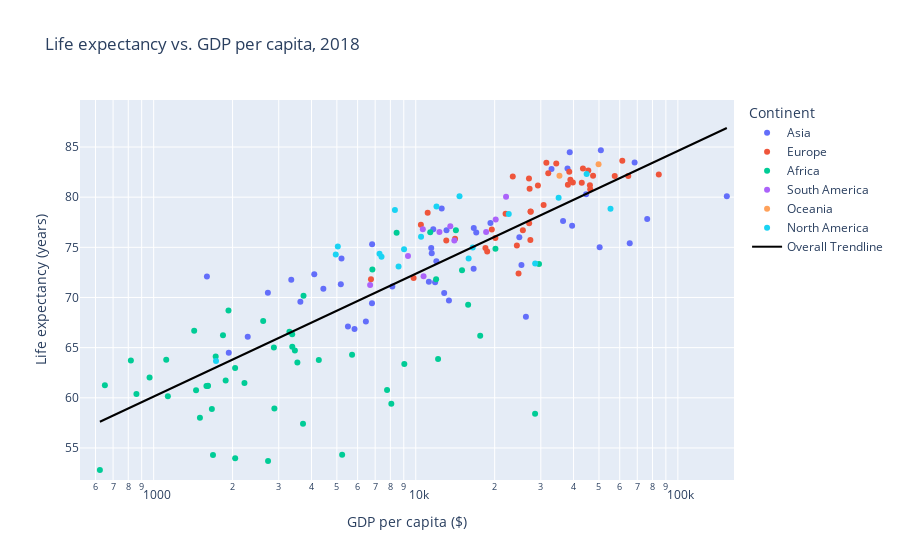

The notebook cell saved with this chart:
### Markdown cell above
---

### Code cell
#Plot life expectancy vs GDP per capita
plotFigure(GDP('life-expectancy-vs-gdp-per-capita.csv',
          'GDP per capita',
          'Life expectancy',
          'Life expectancy vs. GDP per capita', 'GDP per capita'), 'GDP per capita ($)', 
           'Life expectancy (years)', 'Life expectancy vs. GDP per capita', 100, 10000, 1, 5, 1)

### Figure 1 — Plotly figure (JSON) as saved in the notebook; plotly's stock layout.template omitted (floating-point values rounded to 4 significant figures; data arrays with more than 128 entries replaced by an {"elided": "..."} marker saying what was removed)
{"data": [{"customdata": [["Afghanistan"], ["Armenia"], ["Azerbaijan"], ["Bahrain"], ["Bangladesh"], ["Cambodia"], ["China"], ["Georgia"], ["Hong Kong"], ["India"], ["Indonesia"], ["Iran"], ["Iraq"], ["Israel"], ["Japan"], ["Jordan"], ["Kazakhstan"], ["Kuwait"], ["Kyrgyzstan"], ["Laos"], ["Lebanon"], ["Malaysia"], ["Mongolia"], ["Myanmar"], ["Nepal"], ["North Korea"], ["Oman"], ["Pakistan"], ["Palestine"], ["Philippines"], ["Qatar"], ["Saudi Arabia"], ["Singapore"], ["South Korea"], ["Sri Lanka"], ["Syria"], ["Taiwan"], ["Tajikistan"], ["Thailand"], ["Turkey"], ["Turkmenistan"], ["United Arab Emirates"], ["Uzbekistan"], ["Vietnam"], ["Yemen"]], "hovertemplate": "Continent=Asia<br>GDP per capita ($)=%{x}<br>Life expectancy (years)=%{y}<br>Entity=%{customdata[0]}<extra></extra>", "legendgroup": "Asia", "marker": {"color": "#636efa", "symbol": "circle"}, "mode": "markers", "name": "Asia", "orientation": "v", "showlegend": true, "type": "scatter", "x": [1935.0, 11450.0, 16630.0, 39500.0, 4099.0, 3629.0, 13100.0, 11980.0, 50840.0, 6806.0, 11850.0, 17010.0, 12840.0, 32950.0, 38670.0, 11510.0, 25310.0, 65520.0, 5177.0, 6451.0, 12560.0, 24840.0, 13380.0, 5838.0, 2727.0, 1596.0, 36480.0, 5510.0, 5208.0, 8139.0, 153800.0, 50300.0, 68400.0, 37930.0, 11660.0, 3349.0, 44660.0, 4440.0, 16650.0, 19270.0, 26320.0, 76400.0, 11220.0, 6814.0, 2285.0], "xaxis": "x", "y": [64.49, 74.94, 72.86, 77.16, 72.32, 69.57, 76.7, 73.6, 84.69, 69.42, 71.51, 76.48, 70.45, 82.82, 84.47, 74.41, 73.24, 75.4, 71.32, 67.61, 78.88, 76.0, 69.69, 66.87, 70.48, 72.09, 77.63, 67.11, 73.89, 71.09, 80.1, 75.0, 83.46, 82.85, 76.81, 71.78, 80.28, 70.88, 76.93, 77.44, 68.07, 77.81, 71.57, 75.32, 66.1], "yaxis": "y"}, {"customdata": [["Albania"], ["Austria"], ["Belarus"], ["Belgium"], ["Bosnia and Herzegovina"], ["Bulgaria"], ["Croatia"], ["Cyprus"], ["Czechia"], ["Denmark"], ["Estonia"], ["Finland"], ["France"], ["Germany"], ["Greece"], ["Hungary"], ["Iceland"], ["Ireland"], ["Italy"], ["Latvia"], ["Lithuania"], ["Luxembourg"], ["Malta"], ["Moldova"], ["Montenegro"], ["Netherlands"], ["North Macedonia"], ["Norway"], ["Poland"], ["Portugal"], ["Romania"], ["Russia"], ["Serbia"], ["Slovakia"], ["Slovenia"], ["Spain"], ["Sweden"], ["Switzerland"], ["Ukraine"], ["United Kingdom"]], "hovertemplate": "Continent=Europe<br>GDP per capita ($)=%{x}<br>Life expectancy (years)=%{y}<br>Entity=%{customdata[0]}<extra></extra>", "legendgroup": "Europe", "marker": {"color": "#EF553B", "symbol": "circle"}, "mode": "markers", "name": "Europe", "orientation": "v", "showlegend": true, "type": "scatter", "x": [11100.0, 42990.0, 18730.0, 39760.0, 10460.0, 18440.0, 22010.0, 27180.0, 30750.0, 46310.0, 27410.0, 38900.0, 38520.0, 46180.0, 23450.0, 25620.0, 43440.0, 64680.0, 34360.0, 24310.0, 27370.0, 57430.0, 32030.0, 6747.0, 19500.0, 47470.0, 13070.0, 84580.0, 27460.0, 27040.0, 20130.0, 24670.0, 14120.0, 27080.0, 29240.0, 31500.0, 45540.0, 61370.0, 9813.0, 38060.0], "xaxis": "x", "y": [78.46, 81.43, 74.59, 81.47, 77.26, 74.93, 78.34, 80.83, 79.22, 80.78, 78.57, 81.74, 82.54, 81.18, 82.07, 76.7, 82.86, 82.1, 83.35, 75.17, 75.74, 82.1, 82.38, 71.81, 76.77, 82.14, 75.69, 82.27, 78.54, 81.86, 75.92, 72.39, 75.85, 77.39, 81.17, 83.43, 82.65, 83.63, 71.95, 81.24], "yaxis": "y"}, {"customdata": [["Algeria"], ["Angola"], ["Benin"], ["Botswana"], ["Burkina Faso"], ["Burundi"], ["Cameroon"], ["Cape Verde"], ["Central African Republic"], ["Chad"], ["Comoros"], ["Congo"], ["Cote d'Ivoire"], ["Democratic Republic of Congo"], ["Djibouti"], ["Egypt"], ["Equatorial Guinea"], ["Eswatini"], ["Ethiopia"], ["Gabon"], ["Gambia"], ["Ghana"], ["Guinea"], ["Guinea-Bissau"], ["Kenya"], ["Lesotho"], ["Liberia"], ["Libya"], ["Madagascar"], ["Malawi"], ["Mali"], ["Mauritania"], ["Mauritius"], ["Morocco"], ["Mozambique"], ["Namibia"], ["Niger"], ["Nigeria"], ["Rwanda"], ["Sao Tome and Principe"], ["Senegal"], ["Seychelles"], ["Sierra Leone"], ["South Africa"], ["Sudan"], ["Tanzania"], ["Togo"], ["Tunisia"], ["Uganda"], ["Zambia"], ["Zimbabwe"]], "hovertemplate": "Continent=Africa<br>GDP per capita ($)=%{x}<br>Life expectancy (years)=%{y}<br>Entity=%{customdata[0]}<extra></extra>", "legendgroup": "Africa", "marker": {"color": "#00cc96", "symbol": "circle"}, "mode": "markers", "name": "Africa", "orientation": "v", "showlegend": true, "type": "scatter", "x": [14230.0, 7771.0, 2220.0, 15840.0, 1590.0, 651.4, 2888.0, 6831.0, 623.5, 2046.0, 1724.0, 5715.0, 3714.0, 859.4, 3296.0, 11960.0, 28530.0, 8068.0, 1838.0, 17610.0, 1882.0, 4267.0, 1606.0, 1501.0, 3377.0, 2731.0, 818.4, 15010.0, 1428.0, 1117.0, 1667.0, 3458.0, 20140.0, 8451.0, 1133.0, 9043.0, 964.7, 5238.0, 1929.0, 3730.0, 2617.0, 29530.0, 1684.0, 12170.0, 3380.0, 2875.0, 1451.0, 11350.0, 2045.0, 3534.0, 1611.0], "xaxis": "x", "y": [76.69, 60.78, 61.47, 69.28, 61.17, 61.25, 58.92, 72.78, 52.8, 53.98, 64.12, 64.29, 57.42, 60.37, 66.58, 71.83, 58.4, 59.4, 66.24, 66.19, 61.73, 63.78, 61.19, 58.0, 66.34, 53.7, 63.73, 72.72, 66.68, 63.8, 58.89, 64.7, 74.86, 76.45, 60.16, 63.37, 62.02, 54.33, 68.7, 70.17, 67.67, 73.33, 54.31, 63.86, 65.09, 65.02, 60.76, 76.5, 62.97, 63.51, 61.2], "yaxis": "y"}, {"customdata": [["Argentina"], ["Bolivia"], ["Brazil"], ["Chile"], ["Colombia"], ["Ecuador"], ["Paraguay"], ["Peru"], ["Uruguay"], ["Venezuela"]], "hovertemplate": "Continent=South America<br>GDP per capita ($)=%{x}<br>Life expectancy (years)=%{y}<br>Entity=%{customdata[0]}<extra></extra>", "legendgroup": "South America", "marker": {"color": "#ab63fa", "symbol": "circle"}, "mode": "markers", "name": "South America", "orientation": "v", "showlegend": true, "type": "scatter", "x": [18560.0, 6696.0, 14030.0, 22100.0, 13550.0, 10640.0, 9339.0, 12310.0, 20190.0, 10710.0], "xaxis": "x", "y": [76.52, 71.24, 75.67, 80.04, 77.11, 76.8, 74.13, 76.52, 77.77, 72.13], "yaxis": "y"}, {"customdata": [["Australia"], ["New Zealand"]], "hovertemplate": "Continent=Oceania<br>GDP per capita ($)=%{x}<br>Life expectancy (years)=%{y}<br>Entity=%{customdata[0]}<extra></extra>", "legendgroup": "Oceania", "marker": {"color": "#FFA15A", "symbol": "circle"}, "mode": "markers", "name": "Oceania", "orientation": "v", "showlegend": true, "type": "scatter", "x": [49830.0, 35340.0], "xaxis": "x", "y": [83.28, 82.14], "yaxis": "y"}, {"customdata": [["Barbados"], ["Canada"], ["Costa Rica"], ["Cuba"], ["Dominica"], ["Dominican Republic"], ["El Salvador"], ["Guatemala"], ["Haiti"], ["Honduras"], ["Jamaica"], ["Mexico"], ["Nicaragua"], ["Panama"], ["Puerto Rico"], ["Saint Lucia"], ["Trinidad and Tobago"], ["United States"]], "hovertemplate": "Continent=North America<br>GDP per capita ($)=%{x}<br>Life expectancy (years)=%{y}<br>Entity=%{customdata[0]}<extra></extra>", "legendgroup": "North America", "marker": {"color": "#19d3f3", "symbol": "circle"}, "mode": "markers", "name": "North America", "orientation": "v", "showlegend": true, "type": "scatter", "x": [12000.0, 44870.0, 14690.0, 8326.0, 9021.0, 15910.0, 8598.0, 7402.0, 1729.0, 5042.0, 7273.0, 16490.0, 4952.0, 22640.0, 35080.0, 10480.0, 28550.0, 55330.0], "xaxis": "x", "y": [79.08, 82.31, 80.09, 78.73, 74.81, 73.89, 73.1, 74.06, 63.66, 75.09, 74.37, 74.99, 74.28, 78.33, 79.95, 76.06, 73.38, 78.85], "yaxis": "y"}, {"hovertemplate": "<b>OLS trendline</b><br>Life expectancy = 12.2435 * log10(GDP per capita) + 23.3933<br>R<sup>2</sup>=0.674900<br><br>GDP per capita ($)=%{x}<br>Life expectancy (years)=%{y} <b>(trend)</b><extra></extra>", "legendgroup": "Overall Trendline", "line": {"color": "black"}, "mode": "lines", "name": "Overall Trendline", "showlegend": true, "type": "scatter", "x": {"elided": "166 float values"}, "xaxis": "x", "y": {"elided": "166 float values"}, "yaxis": "y"}], "layout": {"legend": {"title": {"text": "Continent"}, "tracegroupgap": 0}, "title": {"text": "Life expectancy vs. GDP per capita, 2018"}, "xaxis": {"anchor": "y", "domain": [0, 1], "range": [2.719, 5.214], "title": {"text": "GDP per capita ($)"}, "type": "log"}, "yaxis": {"anchor": "x", "domain": [0, 1], "range": [51.8, 89.69], "title": {"text": "Life expectancy (years)"}}}}
